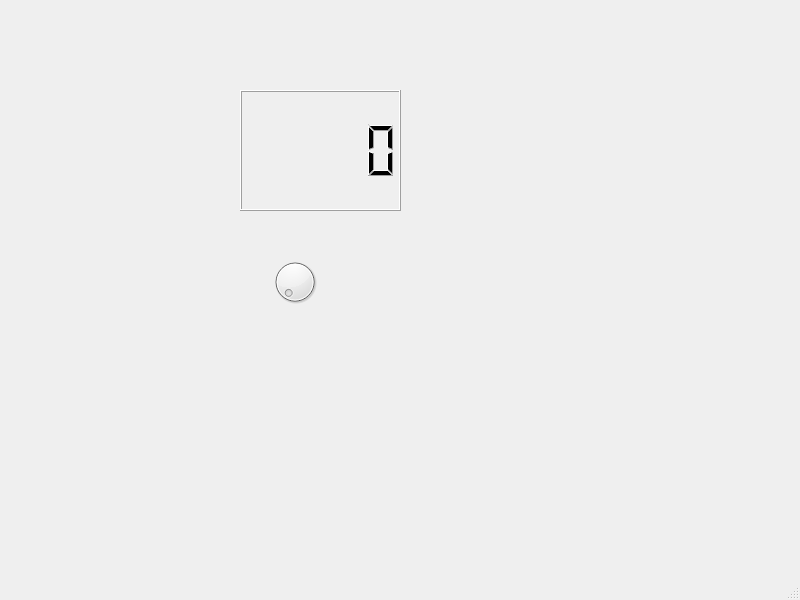
<?xml version="1.0" encoding="UTF-8"?>
<ui version="4.0">
 <class>MainWindow</class>
 <widget class="QMainWindow" name="MainWindow">
  <property name="geometry">
   <rect>
    <x>0</x>
    <y>0</y>
    <width>800</width>
    <height>600</height>
   </rect>
  </property>
  <property name="windowTitle">
   <string>MainWindow</string>
  </property>
  <widget class="QWidget" name="centralwidget">
   <widget class="QLCDNumber" name="lcdNumber">
    <property name="geometry">
     <rect>
      <x>240</x>
      <y>90</y>
      <width>161</width>
      <height>121</height>
     </rect>
    </property>
   </widget>
   <widget class="QDial" name="dial">
    <property name="geometry">
     <rect>
      <x>270</x>
      <y>250</y>
      <width>50</width>
      <height>64</height>
     </rect>
    </property>
   </widget>
  </widget>
  <widget class="QMenuBar" name="menubar">
   <property name="geometry">
    <rect>
     <x>0</x>
     <y>0</y>
     <width>800</width>
     <height>28</height>
    </rect>
   </property>
  </widget>
  <widget class="QStatusBar" name="statusbar"/>
 </widget>
 <resources/>
 <connections>
  <connection>
   <sender>dial</sender>
   <signal>valueChanged(int)</signal>
   <receiver>MainWindow</receiver>
   <slot>lcd_slot()</slot>
   <hints>
    <hint type="sourcelabel">
     <x>277</x>
     <y>297</y>
    </hint>
    <hint type="destinationlabel">
     <x>158</x>
     <y>311</y>
    </hint>
   </hints>
  </connection>
 </connections>
 <slots>
  <slot>lcd_slot()</slot>
 </slots>
</ui>
